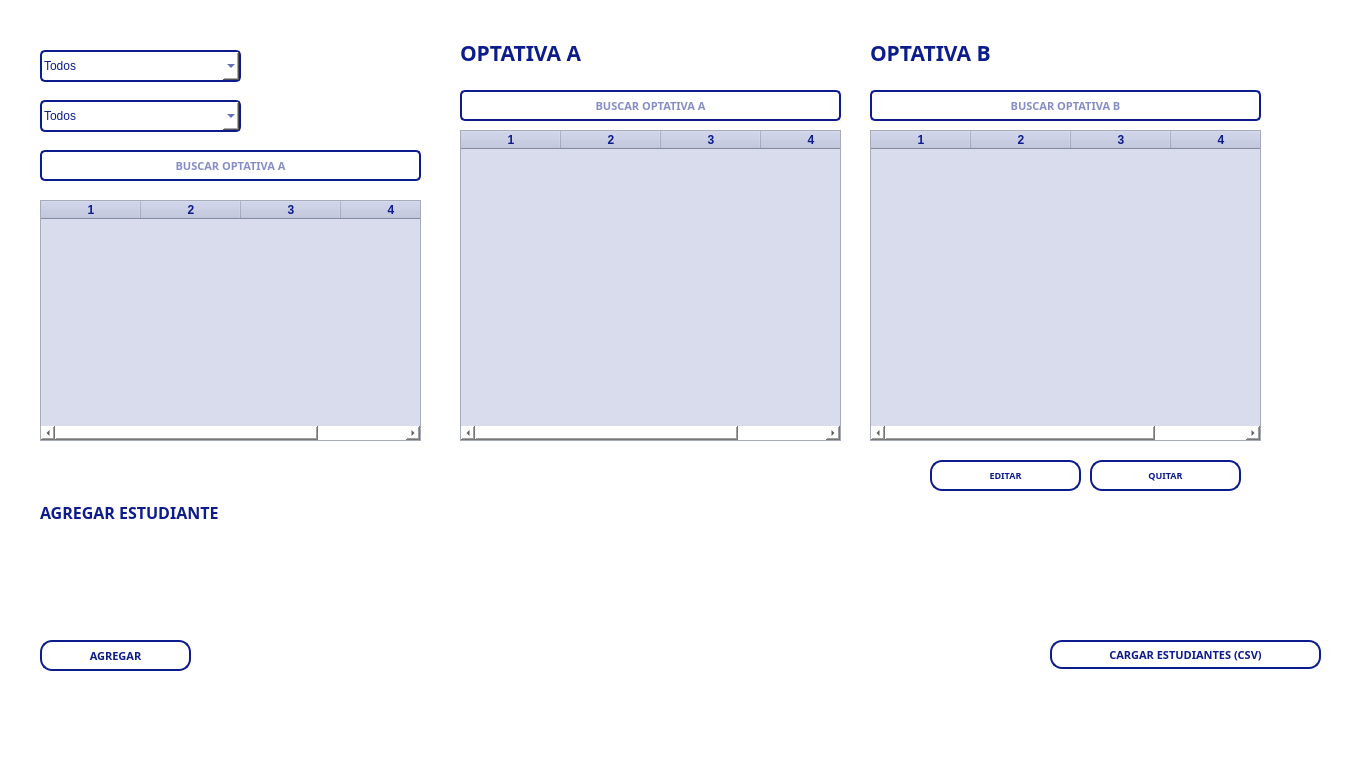
<?xml version="1.0" encoding="UTF-8"?>
<ui version="4.0">
 <class>tab_estudiantes</class>
 <widget class="QWidget" name="tab_estudiantes">
  <property name="geometry">
   <rect>
    <x>0</x>
    <y>0</y>
    <width>1366</width>
    <height>768</height>
   </rect>
  </property>
  <property name="styleSheet">
   <string>background-color: white;</string>
  </property>
  <widget class="QLabel" name="label_estudiantes">
   <property name="geometry">
    <rect>
     <x>460</x>
     <y>40</y>
     <width>231</width>
     <height>25</height>
    </rect>
   </property>
   <property name="font">
    <font>
     <family>Noto Sans</family>
     <pointsize>16</pointsize>
     <bold>true</bold>
    </font>
   </property>
   <property name="styleSheet">
    <string>color: rgb(12, 28, 140);</string>
   </property>
   <property name="text">
    <string>OPTATIVA A</string>
   </property>
  </widget>
  <widget class="QComboBox" name="combo_filtrar_estudiantes">
   <property name="geometry">
    <rect>
     <x>40</x>
     <y>50</y>
     <width>201</width>
     <height>32</height>
    </rect>
   </property>
   <property name="font">
    <font>
     <family>Noto Sans</family>
     <pointsize>8</pointsize>
     <bold>true</bold>
    </font>
   </property>
   <property name="styleSheet">
    <string>
border:1.5px solid #0c1c8c; border-radius:5px;
color: rgb(12, 28, 140); background-color:white;
    </string>
   </property>
   <property name="editable">
    <bool>true</bool>
   </property>
   <property name="currentText">
    <string>INSCRITOS</string>
   </property>
   <item>
    <property name="text">
     <string>Todos</string>
    </property>
   </item>
   <item>
    <property name="text">
     <string>1°</string>
    </property>
   </item>
   <item>
    <property name="text">
     <string>2°</string>
    </property>
   </item>
   <item>
    <property name="text">
     <string>3°</string>
    </property>
   </item>
   <item>
    <property name="text">
     <string>4°</string>
    </property>
   </item>
   <item>
    <property name="text">
     <string>5°</string>
    </property>
   </item>
   <item>
    <property name="text">
     <string>6°</string>
    </property>
   </item>
   <item>
    <property name="text">
     <string>7°</string>
    </property>
   </item>
   <item>
    <property name="text">
     <string>8°</string>
    </property>
   </item>
  </widget>
  <widget class="QLineEdit" name="line_buscar_estudiante">
   <property name="geometry">
    <rect>
     <x>460</x>
     <y>90</y>
     <width>381</width>
     <height>31</height>
    </rect>
   </property>
   <property name="font">
    <font>
     <family>Noto Sans</family>
     <pointsize>8</pointsize>
     <bold>true</bold>
    </font>
   </property>
   <property name="styleSheet">
    <string>
border:1.5px solid #0c1c8c; border-radius:5px;
color: rgb(12, 28, 140); background-color:white;
    </string>
   </property>
   <property name="alignment">
    <set>Qt::AlignmentFlag::AlignCenter</set>
   </property>
   <property name="placeholderText">
    <string>BUSCAR OPTATIVA A</string>
   </property>
  </widget>
  <widget class="QTableWidget" name="table_estudiantes">
   <property name="geometry">
    <rect>
     <x>460</x>
     <y>130</y>
     <width>381</width>
     <height>311</height>
    </rect>
   </property>
   <property name="styleSheet">
    <string>
QTableWidget {
    background-color: #d9dced;
    alternate-background-color: #e8eaf4;
}
QHeaderView::section {
    background-color: #bfc4e0;
    font-weight: bold;
    color: #0c1c8c;
}
    </string>
   </property>
   <property name="editTriggers">
    <set>QAbstractItemView::EditTrigger::NoEditTriggers</set>
   </property>
   <property name="alternatingRowColors">
    <bool>true</bool>
   </property>
   <property name="rowCount">
    <number>0</number>
   </property>
   <property name="columnCount">
    <number>4</number>
   </property>
   <property name="horizontalHeaderLabels" stdset="0">
    <stringlist>
     <string>Matrícula</string>
     <string>Nombre</string>
     <string>Semestre</string>
     <string>Condición</string>
    </stringlist>
   </property>
   <attribute name="horizontalHeaderStretchLastSection">
    <bool>true</bool>
   </attribute>
   <column/>
   <column/>
   <column/>
   <column/>
  </widget>
  <widget class="QPushButton" name="btn_editar_estudiante">
   <property name="geometry">
    <rect>
     <x>930</x>
     <y>460</y>
     <width>151</width>
     <height>31</height>
    </rect>
   </property>
   <property name="font">
    <font>
     <family>Noto Sans</family>
     <pointsize>7</pointsize>
     <bold>true</bold>
    </font>
   </property>
   <property name="styleSheet">
    <string>
border:1.5px solid #0c1c8c; border-radius:12px;
color: rgb(12,28,140); background-color:white;
    </string>
   </property>
   <property name="text">
    <string>EDITAR</string>
   </property>
  </widget>
  <widget class="QPushButton" name="btn_quitar_estudiante">
   <property name="geometry">
    <rect>
     <x>1090</x>
     <y>460</y>
     <width>151</width>
     <height>31</height>
    </rect>
   </property>
   <property name="font">
    <font>
     <family>Noto Sans</family>
     <pointsize>7</pointsize>
     <bold>true</bold>
    </font>
   </property>
   <property name="styleSheet">
    <string>
border:1.5px solid #0c1c8c; border-radius:12px;
color: rgb(12,28,140); background-color:white;
    </string>
   </property>
   <property name="text">
    <string>QUITAR</string>
   </property>
  </widget>
  <widget class="QLabel" name="label_agregar_estudiante">
   <property name="geometry">
    <rect>
     <x>40</x>
     <y>500</y>
     <width>231</width>
     <height>25</height>
    </rect>
   </property>
   <property name="font">
    <font>
     <family>Noto Sans</family>
     <pointsize>12</pointsize>
     <bold>true</bold>
    </font>
   </property>
   <property name="styleSheet">
    <string>color: rgb(12,28,140);</string>
   </property>
   <property name="text">
    <string>AGREGAR ESTUDIANTE</string>
   </property>
  </widget>
  <widget class="QPushButton" name="btn_agregar_estudiante">
   <property name="geometry">
    <rect>
     <x>40</x>
     <y>640</y>
     <width>151</width>
     <height>31</height>
    </rect>
   </property>
   <property name="font">
    <font>
     <family>Noto Sans</family>
     <pointsize>8</pointsize>
     <bold>true</bold>
    </font>
   </property>
   <property name="styleSheet">
    <string>
border:1.5px solid #0c1c8c; border-radius:12px;
color: rgb(12,28,140); background-color:white;
    </string>
   </property>
   <property name="text">
    <string>AGREGAR</string>
   </property>
  </widget>
  <widget class="QPushButton" name="btn_cargar_estudiantes_csv">
   <property name="geometry">
    <rect>
     <x>1050</x>
     <y>640</y>
     <width>271</width>
     <height>29</height>
    </rect>
   </property>
   <property name="font">
    <font>
     <family>Noto Sans</family>
     <pointsize>8</pointsize>
     <bold>true</bold>
    </font>
   </property>
   <property name="styleSheet">
    <string>
border:1.5px solid #0c1c8c; border-radius:12px;
color: rgb(12,28,140); background-color:white;
    </string>
   </property>
   <property name="text">
    <string>CARGAR ESTUDIANTES (CSV)</string>
   </property>
  </widget>
  <widget class="QTableWidget" name="table_estudiantes_2">
   <property name="geometry">
    <rect>
     <x>870</x>
     <y>130</y>
     <width>391</width>
     <height>311</height>
    </rect>
   </property>
   <property name="styleSheet">
    <string>
QTableWidget {
    background-color: #d9dced;
    alternate-background-color: #e8eaf4;
}
QHeaderView::section {
    background-color: #bfc4e0;
    font-weight: bold;
    color: #0c1c8c;
}
    </string>
   </property>
   <property name="editTriggers">
    <set>QAbstractItemView::EditTrigger::NoEditTriggers</set>
   </property>
   <property name="alternatingRowColors">
    <bool>true</bool>
   </property>
   <property name="rowCount">
    <number>0</number>
   </property>
   <property name="columnCount">
    <number>4</number>
   </property>
   <property name="horizontalHeaderLabels" stdset="0">
    <stringlist>
     <string>Matrícula</string>
     <string>Nombre</string>
     <string>Semestre</string>
     <string>Condición</string>
    </stringlist>
   </property>
   <attribute name="horizontalHeaderStretchLastSection">
    <bool>true</bool>
   </attribute>
   <column/>
   <column/>
   <column/>
   <column/>
  </widget>
  <widget class="QLineEdit" name="line_buscar_estudiante_2">
   <property name="geometry">
    <rect>
     <x>870</x>
     <y>90</y>
     <width>391</width>
     <height>31</height>
    </rect>
   </property>
   <property name="font">
    <font>
     <family>Noto Sans</family>
     <pointsize>8</pointsize>
     <bold>true</bold>
    </font>
   </property>
   <property name="styleSheet">
    <string>
border:1.5px solid #0c1c8c; border-radius:5px;
color: rgb(12, 28, 140); background-color:white;
    </string>
   </property>
   <property name="alignment">
    <set>Qt::AlignmentFlag::AlignCenter</set>
   </property>
   <property name="placeholderText">
    <string>BUSCAR OPTATIVA B</string>
   </property>
  </widget>
  <widget class="QLabel" name="label_estudiantes_2">
   <property name="geometry">
    <rect>
     <x>870</x>
     <y>40</y>
     <width>231</width>
     <height>25</height>
    </rect>
   </property>
   <property name="font">
    <font>
     <family>Noto Sans</family>
     <pointsize>16</pointsize>
     <bold>true</bold>
    </font>
   </property>
   <property name="styleSheet">
    <string>color: rgb(12, 28, 140);</string>
   </property>
   <property name="text">
    <string>OPTATIVA B</string>
   </property>
  </widget>
  <widget class="QComboBox" name="combo_filtrar_estudiantes_2">
   <property name="geometry">
    <rect>
     <x>40</x>
     <y>100</y>
     <width>201</width>
     <height>32</height>
    </rect>
   </property>
   <property name="font">
    <font>
     <family>Noto Sans</family>
     <pointsize>8</pointsize>
     <bold>true</bold>
    </font>
   </property>
   <property name="styleSheet">
    <string>
border:1.5px solid #0c1c8c; border-radius:5px;
color: rgb(12, 28, 140); background-color:white;
    </string>
   </property>
   <property name="editable">
    <bool>true</bool>
   </property>
   <property name="currentText">
    <string>SEMESTRE</string>
   </property>
   <item>
    <property name="text">
     <string>Todos</string>
    </property>
   </item>
   <item>
    <property name="text">
     <string>1°</string>
    </property>
   </item>
   <item>
    <property name="text">
     <string>2°</string>
    </property>
   </item>
   <item>
    <property name="text">
     <string>3°</string>
    </property>
   </item>
   <item>
    <property name="text">
     <string>4°</string>
    </property>
   </item>
   <item>
    <property name="text">
     <string>5°</string>
    </property>
   </item>
   <item>
    <property name="text">
     <string>6°</string>
    </property>
   </item>
   <item>
    <property name="text">
     <string>7°</string>
    </property>
   </item>
   <item>
    <property name="text">
     <string>8°</string>
    </property>
   </item>
  </widget>
  <widget class="QLineEdit" name="line_buscar_estudiante_3">
   <property name="geometry">
    <rect>
     <x>40</x>
     <y>150</y>
     <width>381</width>
     <height>31</height>
    </rect>
   </property>
   <property name="font">
    <font>
     <family>Noto Sans</family>
     <pointsize>8</pointsize>
     <bold>true</bold>
    </font>
   </property>
   <property name="styleSheet">
    <string>
border:1.5px solid #0c1c8c; border-radius:5px;
color: rgb(12, 28, 140); background-color:white;
    </string>
   </property>
   <property name="alignment">
    <set>Qt::AlignmentFlag::AlignCenter</set>
   </property>
   <property name="placeholderText">
    <string>BUSCAR OPTATIVA A</string>
   </property>
  </widget>
  <widget class="QTableWidget" name="table_estudiantes_3">
   <property name="geometry">
    <rect>
     <x>40</x>
     <y>200</y>
     <width>381</width>
     <height>241</height>
    </rect>
   </property>
   <property name="styleSheet">
    <string>
QTableWidget {
    background-color: #d9dced;
    alternate-background-color: #e8eaf4;
}
QHeaderView::section {
    background-color: #bfc4e0;
    font-weight: bold;
    color: #0c1c8c;
}
    </string>
   </property>
   <property name="editTriggers">
    <set>QAbstractItemView::EditTrigger::NoEditTriggers</set>
   </property>
   <property name="alternatingRowColors">
    <bool>true</bool>
   </property>
   <property name="rowCount">
    <number>0</number>
   </property>
   <property name="columnCount">
    <number>4</number>
   </property>
   <property name="horizontalHeaderLabels" stdset="0">
    <stringlist>
     <string>Matrícula</string>
     <string>Nombre</string>
     <string>Semestre</string>
     <string>Condición</string>
    </stringlist>
   </property>
   <attribute name="horizontalHeaderStretchLastSection">
    <bool>true</bool>
   </attribute>
   <column/>
   <column/>
   <column/>
   <column/>
  </widget>
 </widget>
 <resources/>
 <connections/>
</ui>
